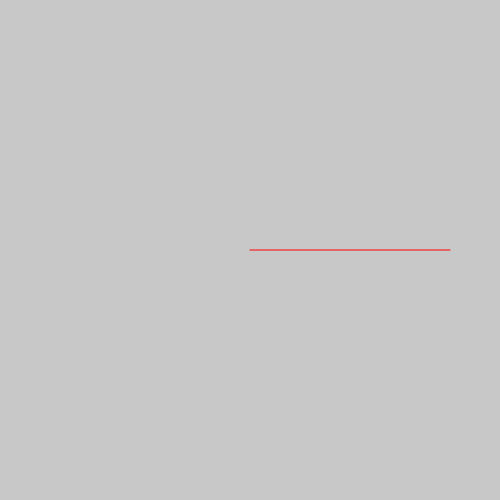
Frame 1 (no input)
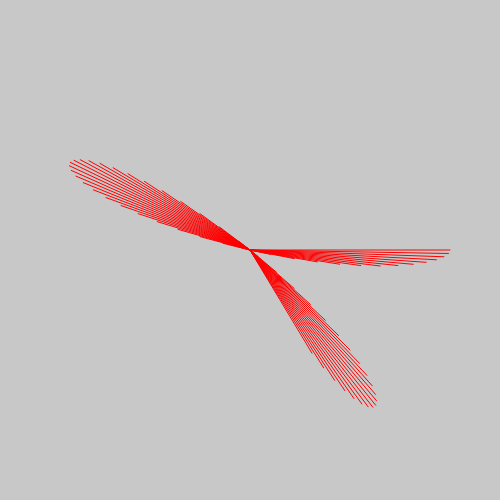
Frame 60 (no input)
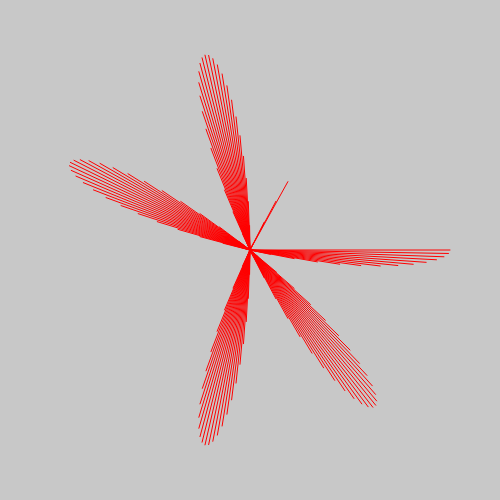
Frame 120 (the mouse pressed at the canvas centre since frame 60)

The p5.js sketch that drew these frames (run headless with seeded random() and noise() and a simulated clock; from frame 60 on, the mouse is pressed at the canvas centre):

// p5.js sketch
// ── sketch.js
var k;
var slider;

function setup() {
   createCanvas(500, 500);
   background(200);
   angleMode(DEGREES);
   slider = createSlider(0, 50, 7, 0.1);
   slider.position(0, 510);
   k = slider.value();

   x1 = 200*cos(k*a)*cos(a);
   y1 = 200*cos(k*a)*sin(a);
}

a = 0;
var x;
var y;

function draw(){
   translate(250, 250);
   
   if(k != slider.value()){
      background(200);
      a = 0;
      x1 = 200*cos(k*a)*cos(a);
      y1 = 200*cos(k*a)*sin(a);
   }
   k = slider.value();
   

   x = 200*cos(k*a)*cos(a);
   y = 200*cos(k*a)*sin(a);

   stroke(255, 0, 0);
   strokeWeight(1);
   line(0, 0, x, y);

   a++;
}
